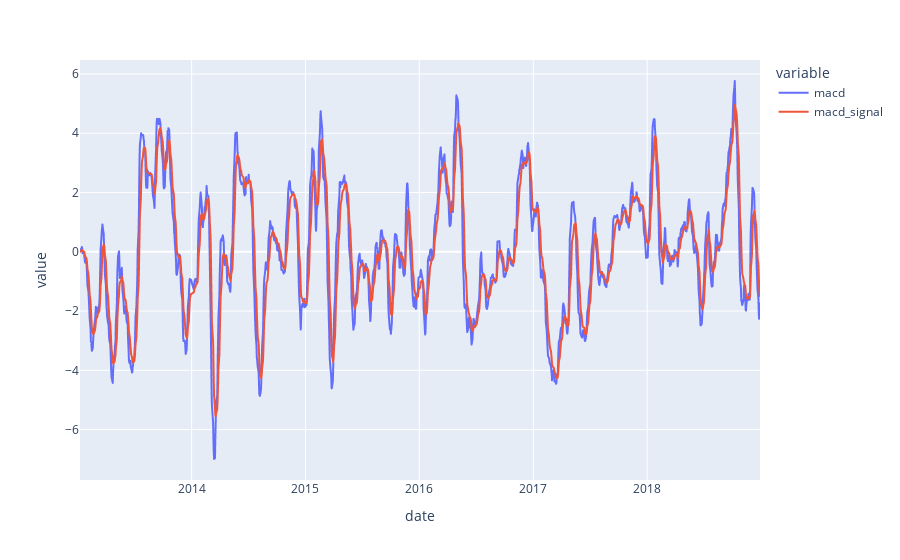

This figure's notebook cell:
### Markdown cell above
Когда короткая средняя пересекает длинную снизу, то это - сигнал к покупке. А когда она пересакает ее снизу - сигнал к продаже.

### Code cell
fig = px.line(gazp_daily, x=gazp_daily.index, y=['macd', 'macd_signal'])
fig.show()

### Figure 1 — Plotly figure (JSON) as saved in the notebook; plotly's stock layout.template omitted (floating-point values rounded to 4 significant figures; data arrays with more than 128 entries replaced by an {"elided": "..."} marker saying what was removed)
{"data": [{"hovertemplate": "variable=macd<br>date=%{x}<br>value=%{y}<extra></extra>", "legendgroup": "macd", "line": {"color": "#636efa", "dash": "solid"}, "mode": "lines", "name": "macd", "showlegend": true, "type": "scattergl", "x": {"elided": "1508 str values"}, "xaxis": "x", "y": {"elided": "1508 float values"}, "yaxis": "y"}, {"hovertemplate": "variable=macd_signal<br>date=%{x}<br>value=%{y}<extra></extra>", "legendgroup": "macd_signal", "line": {"color": "#EF553B", "dash": "solid"}, "mode": "lines", "name": "macd_signal", "showlegend": true, "type": "scattergl", "x": {"elided": "1508 str values"}, "xaxis": "x", "y": {"elided": "1508 float values"}, "yaxis": "y"}], "layout": {"autosize": true, "legend": {"title": {"text": "variable"}, "tracegroupgap": 0}, "margin": {"t": 60}, "xaxis": {"anchor": "y", "autorange": true, "domain": [0, 1], "range": ["2013-01-08", "2018-12-29"], "title": {"text": "date"}, "type": "date"}, "yaxis": {"anchor": "x", "autorange": true, "domain": [0, 1], "range": [-7.702, 6.472], "title": {"text": "value"}, "type": "linear"}}}
